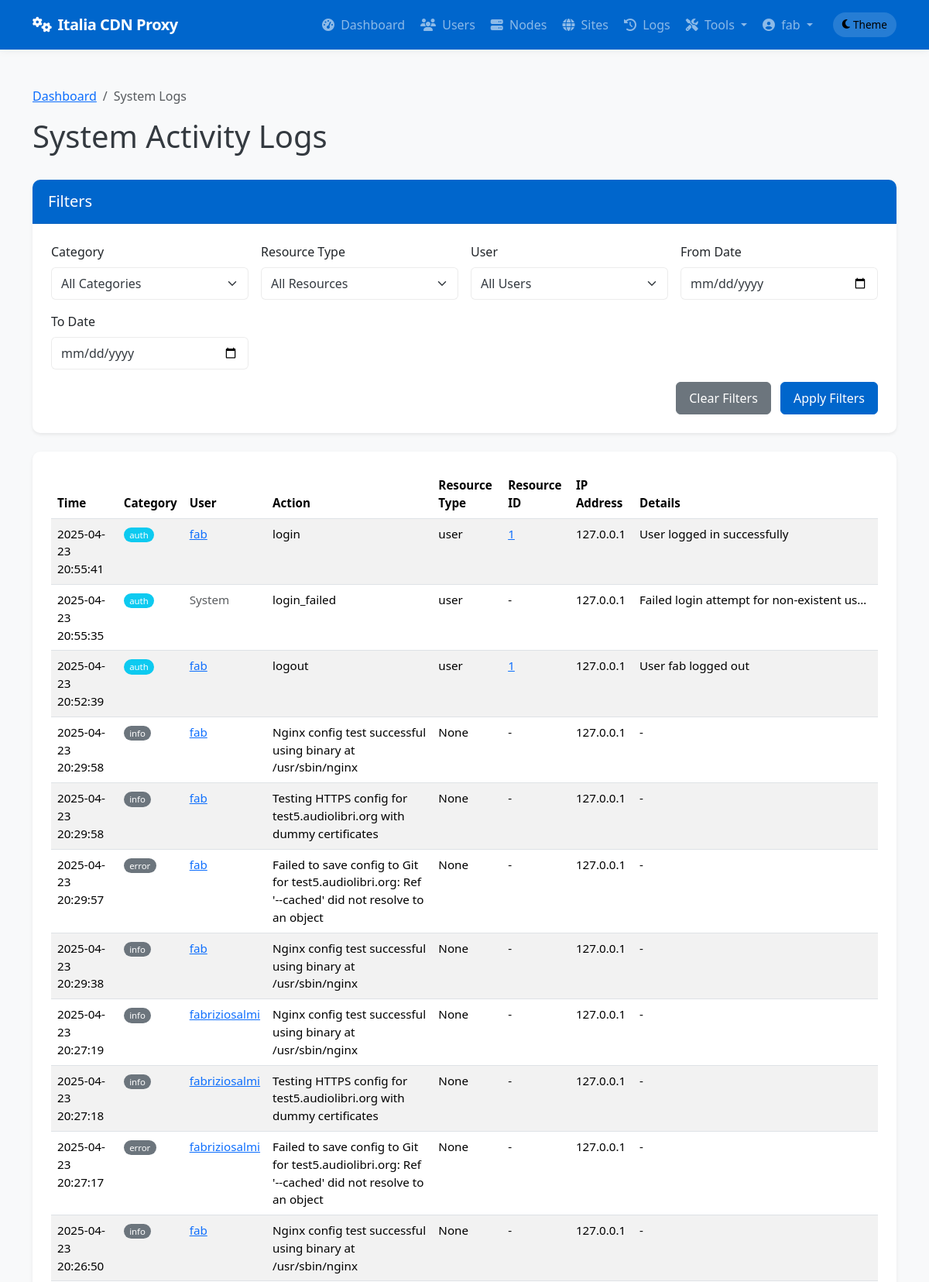
The page /admin/system/logs (signed in, upper part) on the database its author committed.
### app/models/models.py (models this page shows, shortened)
class User(db.Model, UserMixin):
    __tablename__ = 'users'
    id = db.Column(db.Integer, primary_key=True)
    username = db.Column(db.String(64), unique=True, index=True, nullable=False)
    email = db.Column(db.String(120), unique=True, index=True, nullable=False)
    password_hash = db.Column(db.String(128), nullable=False)
    role = db.Column(db.String(20), nullable=False, default='client')  # 'admin' or 'client'
    is_active = db.Column(db.Boolean, default=True)
    created_at = db.Column(db.DateTime, default=datetime.utcnow)
    last_login = db.Column(db.DateTime, nullable=True)
    sites = db.relationship('Site', backref='owner', lazy='dynamic')
    def is_admin(self):
        return self.role == 'admin'

class SystemLog(db.Model):
    __tablename__ = 'system_logs'
    id = db.Column(db.Integer, primary_key=True)
    user_id = db.Column(db.Integer, db.ForeignKey('users.id'), nullable=True)  # Null for system events
    category = db.Column(db.String(32), nullable=False)  # auth, admin, system, security, etc.
    action = db.Column(db.String(64), nullable=False)    # login, logout, create, delete, etc.
    resource_type = db.Column(db.String(32), nullable=True)  # user, node, site, etc.
    resource_id = db.Column(db.Integer, nullable=True)       # ID of the affected resource
    details = db.Column(db.Text, nullable=True)              # Additional details
    ip_address = db.Column(db.String(45), nullable=True)     # IP address of user/system
    created_at = db.Column(db.DateTime, default=datetime.utcnow)
    user = db.relationship('User', backref=db.backref('system_logs', lazy='dynamic'))

### app/controllers/admin.py (the view, shortened to what this page needs)
@admin.route('/system/logs')
@login_required
@admin_required
def system_logs():
    category = request.args.get('category')
    user_id = request.args.get('user_id')
    resource_type = request.args.get('resource_type')
    from_date = request.args.get('from_date')
    to_date = request.args.get('to_date')
    from app.models.models import SystemLog
    query = SystemLog.query
    if category:
        query = query.filter(SystemLog.category == category)
    if user_id:
        query = query.filter(SystemLog.user_id == user_id)
    if resource_type:
        query = query.filter(SystemLog.resource_type == resource_type)
    if from_date:
        try:
            from_datetime = datetime.strptime(from_date, '%Y-%m-%d')
            query = query.filter(SystemLog.created_at >= from_datetime)
        except ValueError:
            pass
    categories = db.session.query(SystemLog.category).distinct().all()
    resource_types = db.session.query(SystemLog.resource_type).distinct().all()
    users = User.query.all()
    page = request.args.get('page', 1, type=int)
    logs = query.order_by(SystemLog.created_at.desc()).paginate(page=page, per_page=50)
    return render_template('admin/system_logs.html',
                          logs=logs,
                          categories=[c[0] for c in categories if c[0]],
                          resource_types=[r[0] for r in resource_types if r[0]],
                          users=users,
                          filters={
                              'category': category,
                              'user_id': user_id,
                              'resource_type': resource_type,
                              'from_date': from_date,
                              'to_date': to_date
                          })

### app/templates/admin/system_logs.html (shortened to what this page needs)
{% extends 'base.html' %}
{% block content %}
<div class="container py-4">
    <nav aria-label="breadcrumb">
        <ol class="breadcrumb">
            <li class="breadcrumb-item"><a href="{{ url_for('admin.dashboard') }}">Dashboard</a></li>
            <li class="breadcrumb-item active" aria-current="page">System Logs</li>
        </ol>
    </nav>
    <div class="d-flex justify-content-between align-items-center mb-4">
        <h1>System Activity Logs</h1>
    </div>
    <div class="card shadow-sm mb-4">
        <div class="card-header bg-primary text-white">
            <h5 class="card-title mb-0">Filters</h5>
        </div>
        <div class="card-body">
            <form method="GET" action="{{ url_for('admin.system_logs') }}" class="row g-3">
                <div class="col-md-3">
                    <label for="category" class="form-label">Category</label>
                    <select class="form-select" id="category" name="category">
                        <option value="">All Categories</option>
                    </select>
                </div>
                <div class="col-md-3">
                    <label for="resource_type" class="form-label">Resource Type</label>
                    <select class="form-select" id="resource_type" name="resource_type">
                        <option value="">All Resources</option>
                    </select>
                </div>
                <div class="col-md-3">
                    <label for="user_id" class="form-label">User</label>
                    <select class="form-select" id="user_id" name="user_id">
                        <option value="">All Users</option>
                    </select>
                </div>
                <div class="col-md-3">
                    <label for="from_date" class="form-label">From Date</label>
                    <input type="date" class="form-control" id="from_date" name="from_date" value="{{ filters.from_date }}">
                </div>
                <div class="col-md-3">
                    <label for="to_date" class="form-label">To Date</label>
                    <input type="date" class="form-control" id="to_date" name="to_date" value="{{ filters.to_date }}">
                </div>
                <div class="col-md-12 text-end">
                    <a href="{{ url_for('admin.system_logs') }}" class="btn btn-secondary me-2">Clear Filters</a>
                    <button type="submit" class="btn btn-primary">Apply Filters</button>
                </div>
            </form>
        </div>
    </div>
    <div class="card shadow-sm">
        <div class="card-body">
            {% if logs.items %}
                <div class="table-responsive">
                    <table class="table table-striped table-hover">
                        <thead>
                            <tr>
                                <th>Time</th>
                                <th>Category</th>
                                <th>User</th>
                                <th>Action</th>
                                <th>Resource Type</th>
                                <th>Resource ID</th>
                                <th>IP Address</th>
                                <th>Details</th>
                            </tr>
                        </thead>
                        <tbody>
                            {% for log in logs.items %}
                            <tr>
                                <td>{{ log.created_at.strftime('%Y-%m-%d %H:%M:%S') }}</td>
                                <td>
                                    <span class="badge rounded-pill
                                    {% if log.category == 'auth' %}bg-info
                                    {% elif log.category == 'admin' %}bg-primary
                                    {% elif log.category == 'security' %}bg-danger
                                    {% elif log.category == 'system' %}bg-success
                                    {% else %}bg-secondary{% endif %}">
                                        {{ log.category }}
                                    </span>
                                </td>
                                <td>
                                    {% if log.user %}
                                        <a href="{{ url_for('admin.edit_user', user_id=log.user_id) }}">{{ log.user.username }}</a>
                                    {% else %}
                                        <span class="text-muted">System</span>
                                    {% endif %}
                                </td>
                                <td>{{ log.action }}</td>
                                <td>{{ log.resource_type }}</td>
                                <td>
                                    {% if log.resource_type == 'site' and log.resource_id %}
                                        <a href="{{ url_for('admin.view_site', site_id=log.resource_id) }}">{{ log.resource_id }}</a>
                                    {% elif log.resource_type == 'node' and log.resource_id %}
                                        <a href="{{ url_for('admin.view_node', node_id=log.resource_id) }}">{{ log.resource_id }}</a>
                                    {% elif log.resource_type == 'user' and log.resource_id %}
                                        <a href="{{ url_for('admin.edit_user', user_id=log.resource_id) }}">{{ log.resource_id }}</a>
                                    {% else %}
                                        {{ log.resource_id if log.resource_id else '-' }}
                                    {% endif %}
                                </td>
                                <td>{{ log.ip_address or '-' }}</td>
                                <td>
                                    <span class="text-truncate d-inline-block" style="max-width: 300px;" title="{{ log.details }}">
                                        {{ log.details or '-' }}
                                    </span>
                                </td>
                            </tr>
                            {% endfor %}
                        </tbody>
                    </table>
                </div>
            {% else %}
                <div class="alert alert-info mb-0">
                    <i class="fas fa-info-circle me-2"></i> No system logs found matching your criteria.
                </div>
            {% endif %}
        </div>
    </div>
</div>
{% endblock %}

### app/templates/base.html (shortened to what this page needs)
<!DOCTYPE html>
<html lang="en" data-bs-theme="light">
<head>
    <link href="https://cdn.jsdelivr.net/npm/bootstrap@5.3.2/dist/css/bootstrap.min.css" rel="stylesheet">
    <link rel="stylesheet" href="https://cdnjs.cloudflare.com/ajax/libs/font-awesome/6.4.2/css/all.min.css">
    <link rel="stylesheet" href="{{ url_for('static', filename='css/main.css') }}">
</head>
<body>
    <header>
        <nav class="navbar navbar-expand-lg navbar-dark bg-primary">
            <div class="container">
                <a class="navbar-brand" href="/">
                    <i class="fas fa-cogs me-2"></i>Italia CDN Proxy
                </a>
                <div class="collapse navbar-collapse" id="navbarNav">
                    <ul class="navbar-nav ms-auto">
                        {% if current_user.is_authenticated %}
                            {% if current_user.is_admin() %}
                                <li class="nav-item">
                                    <a class="nav-link {% if request.endpoint == 'admin.dashboard' %}active{% endif %}" href="{{ url_for('admin.dashboard') }}">
                                        <i class="fas fa-tachometer-alt me-1"></i> Dashboard
                                    </a>
                                </li>
                                <li class="nav-item">
                                    <a class="nav-link {% if 'admin.list_users' in request.endpoint %}active{% endif %}" href="{{ url_for('admin.list_users') }}">
                                        <i class="fas fa-users me-1"></i> Users
                                    </a>
                                </li>
                                <li class="nav-item">
                                    <a class="nav-link {% if 'admin.list_nodes' in request.endpoint %}active{% endif %}" href="{{ url_for('admin.list_nodes') }}">
                                        <i class="fas fa-server me-1"></i> Nodes
                                    </a>
                                </li>
                                <li class="nav-item">
                                    <a class="nav-link {% if 'admin.list_sites' in request.endpoint %}active{% endif %}" href="{{ url_for('admin.list_sites') }}">
                                        <i class="fas fa-globe me-1"></i> Sites
                                    </a>
                                </li>
                                <li class="nav-item">
                                    <a class="nav-link {% if request.endpoint == 'admin.deployment_logs' %}active{% endif %}" href="{{ url_for('admin.deployment_logs') }}">
                                        <i class="fas fa-history me-1"></i> Logs
                                    </a>
                                </li>
                                <li class="nav-item dropdown">
                                    <a class="nav-link dropdown-toggle" href="#" id="adminToolsDropdown" role="button" data-bs-toggle="dropdown" aria-expanded="false">
                                        <i class="fas fa-tools me-1"></i> Tools
                                    </a>
                                </li>
                            {% endif %}
                            <li class="nav-item dropdown">
                                <a class="nav-link dropdown-toggle" href="#" id="userDropdown" role="button" data-bs-toggle="dropdown" aria-expanded="false">
                                    <i class="fas fa-user-circle me-1"></i> {{ current_user.username }}
                                </a>
                            </li>
                        {% endif %}
                        <li class="nav-item d-flex align-items-center">
                            <button id="themeToggle" class="theme-toggle border-0" aria-label="Toggle theme">
                                <i class="fas fa-moon me-1"></i>
                                <span class="d-none d-md-inline">Theme</span>
                            </button>
                        </li>
                    </ul>
                </div>
            </div>
        </nav>
    </header>
    <main>
        {% block content %}{% endblock %}
    </main>
</body>
</html>

### rows shown on the page
User: username "fab"
SystemLog: created_at "2025-04-23 20:55:41", category "auth", user.username "fab", action "login", resource_type "user", resource_id "1", ip_address "127.0.0.1", details "User logged in successfully"
SystemLog: created_at "2025-04-23 20:55:35", category "auth", shows "System", action "login_failed", resource_type "user", resource_id "-", ip_address "127.0.0.1", details "Failed login attempt for non-existent us…"
SystemLog: created_at "2025-04-23 20:52:39", category "auth", user.username "fab", action "logout", resource_type "user", resource_id "1", ip_address "127.0.0.1", details "User fab logged out"
SystemLog: created_at "2025-04-23 20:29:58", category "info", user.username "fab", action "Nginx config test successful using binary at /usr/sbin/nginx", resource_type "None", resource_id "-", ip_address "127.0.0.1", details "-"
SystemLog: created_at "2025-04-23 20:29:58", category "info", user.username "fab", action "Testing HTTPS config for test5.audiolibri.org with dummy certificates", resource_type "None", resource_id "-", ip_address "127.0.0.1", details "-"
SystemLog: created_at "2025-04-23 20:29:57", category "error", user.username "fab", action "Failed to save config to Git for test5.audiolibri.org: Ref '--cached' did not resolve to an object", resource_type "None", resource_id "-", ip_address "127.0.0.1", details "-"
SystemLog: created_at "2025-04-23 20:29:38", category "info", user.username "fab", action "Nginx config test successful using binary at /usr/sbin/nginx", resource_type "None", resource_id "-", ip_address "127.0.0.1", details "-"
SystemLog: created_at "2025-04-23 20:27:19", category "info", user.username "fabriziosalmi", action "Nginx config test successful using binary at /usr/sbin/nginx", resource_type "None", resource_id "-", ip_address "127.0.0.1", details "-"
SystemLog: created_at "2025-04-23 20:27:18", category "info", user.username "fabriziosalmi", action "Testing HTTPS config for test5.audiolibri.org with dummy certificates", resource_type "None", resource_id "-", ip_address "127.0.0.1", details "-"
SystemLog: created_at "2025-04-23 20:27:17", category "error", user.username "fabriziosalmi", action "Failed to save config to Git for test5.audiolibri.org: Ref '--cached' did not resolve to an object", resource_type "None", resource_id "-", ip_address "127.0.0.1", details "-"
SystemLog: created_at "2025-04-23 20:26:50", category "info", user.username "fab", action "Nginx config test successful using binary at /usr/sbin/nginx", resource_type "None", resource_id "-", ip_address "127.0.0.1", details "-"
